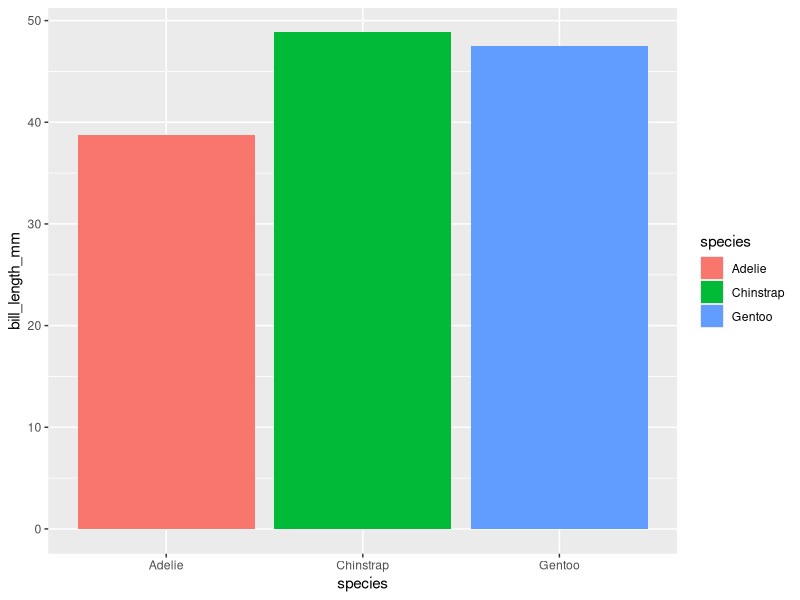
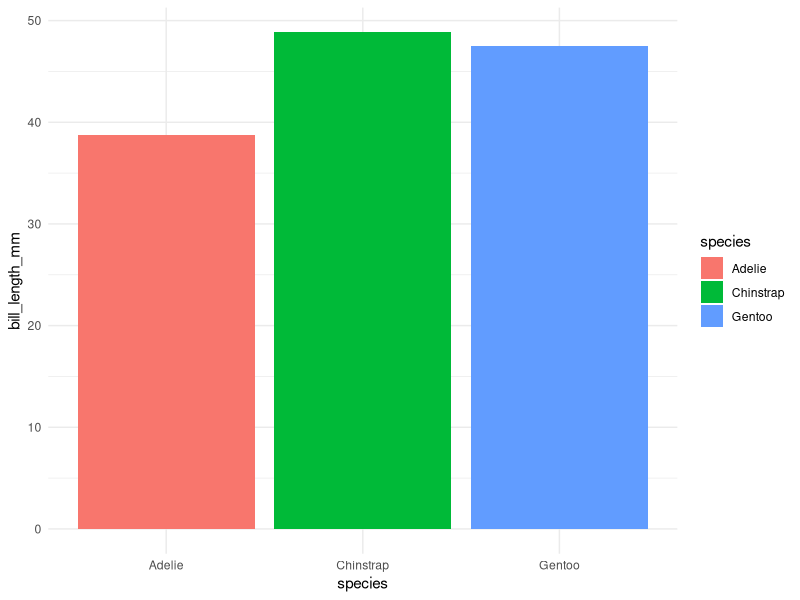

These figures' R source, in order: (Note: this script raises an error after producing the figures.)

            library(ggplot2)
            library(palmerpenguins)
            built_answer <- tryCatch(
                {
                    set.seed(42)
                    ggplot(penguins, aes(x = species, y = bill_length_mm, fill = species)) + stat_summary(fun = mean, geom = "bar")
                    suppressWarnings(
                        if (!file.exists("/sandbox/figures/bill-length_species_mean_bar_stat_summary_answer.png")) {
                            ggsave(
                                width = 3,
                                height = 3,
                                "/sandbox/figures/bill-length_species_mean_bar_stat_summary_answer.png"
                            )
                        }
                    )
                    suppressWarnings(
                        ggplot_build(last_plot())
                    )
                },
                error = function(e) {
                    'ERROR'
                }
            )
            built_submission <- tryCatch(
                {
                    set.seed(42)
                    ggplot(penguins, aes(x = species, y = bill_length_mm, fill = species)) +
  geom_bar(stat = "summary", fun = "mean") +
  theme_minimal()
                    suppressWarnings(
                        ggsave(
                            width = 3,
                            height = 3,
                            "figures/bill-length_species_mean_bar_stat_summary_submission_ministral.png"
                        )
                    )
                    suppressWarnings(
                        ggplot_build(last_plot())
                    )
                },
                error = function(e) {
                    'ERROR'
                }
            )
            cat(isTRUE(all.equal(built_answer, built_submission)))
        
